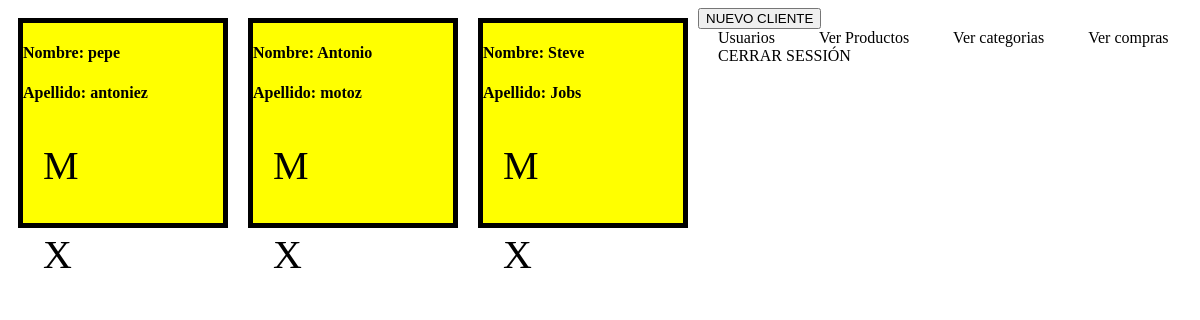
Page /admin/clientes.php (signed in) on the committed database.
### tables this page shows
create table if not exists cliente(
	id_cliente int primary key auto_increment,
    nombre varchar(50),
    apellido varchar(50)
);

### includes/tabla_cliente.php (the view)
<div class="usuario">
    <h4>Nombre: <?= $fila["nombre"]?></h4>
    <h4>Apellido: <?= $fila["apellido"]?></h4>
    <p class="x">
        <a href="modificarCliente.php?id=<?= $fila["id_cliente"]?>&nombre=<?= $fila["nombre"]?>&apellido=<?= $fila["apellido"]?>">
            M
        </a>
    </p>
    <p class="x genero">
        <a  class="eliminar" href="#" onclick="validarRemove(id=<?= $fila['id_cliente']?>,2)">
        X
        </a>
    </p>
</div>

### admin/clientes.php (shortened to what this page needs)
<!DOCTYPE html>
<html lang="en">
<head>
    <link rel="stylesheet" href="../css/stylos_generos.css">
</head>
<body>
    <?php
        require("db_conect.php");
        $sql = "select * from cliente;";
        $result = $con->query($sql);
        if($result->num_rows > 0){
            while($fila = $result->fetch_assoc()){
                include("../includes/tabla_cliente.php");
            }
        }else{
        }
    ?>
    <form action="modificarCliente.php?id=-1&nombre= &apellido= " method="post">
        <input type="submit" value="NUEVO CLIENTE">
    </form>
    <?php
        if($_SESSION["is_admin"]){
            echo '<a href="usuarios.php">Usuarios</a>';
        }
    ?>
    <a href="productos.php">Ver Productos</a>
    <a href="generos.php">Ver categorias</a>
    <a href="compras.php">Ver compras</a>
    <a href="validar.php?cerrar=0">CERRAR SESSIÓN</a>
</body>
</html>

### css/stylos_generos.css (style rules this page uses)
.usuario { float: left; width: 200px; height: 200px; background-color: yellow; border: 5px solid black; margin-left: 10px; margin: 10px; }
.x { font-size: 40px; color: black; padding-bottom: 2px; }
a { text-decoration: none; color: black; margin: 20px; }

### rows in the picture
cliente: nombre "pepe", apellido "antoniez"
cliente: nombre "Antonio", apellido "motoz"
cliente: nombre "Steve", apellido "Jobs"
